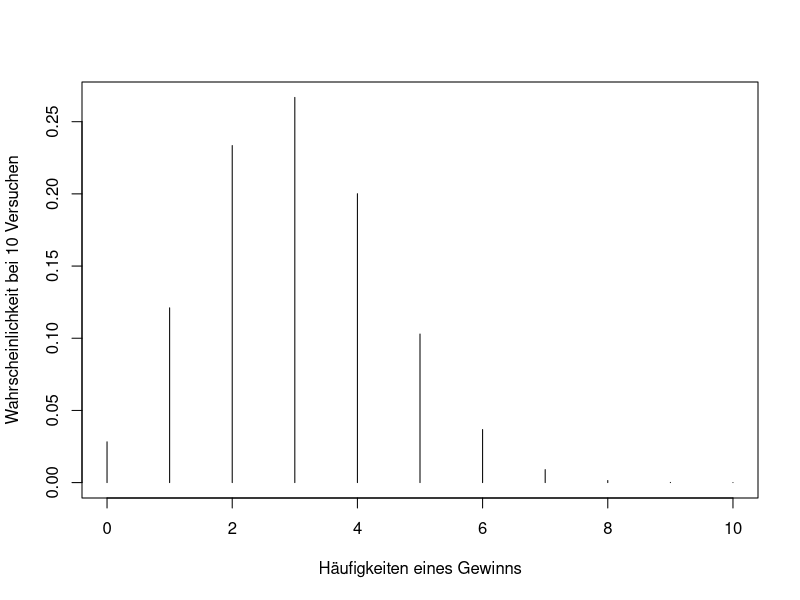
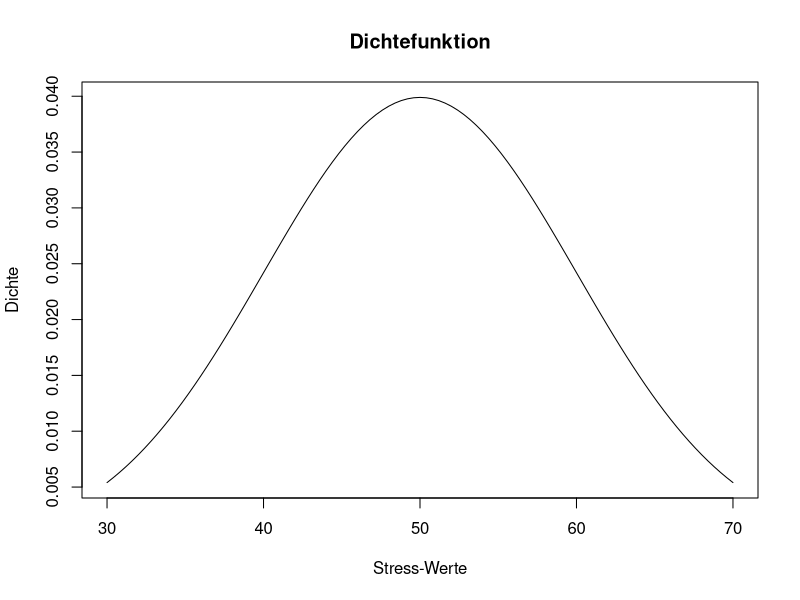
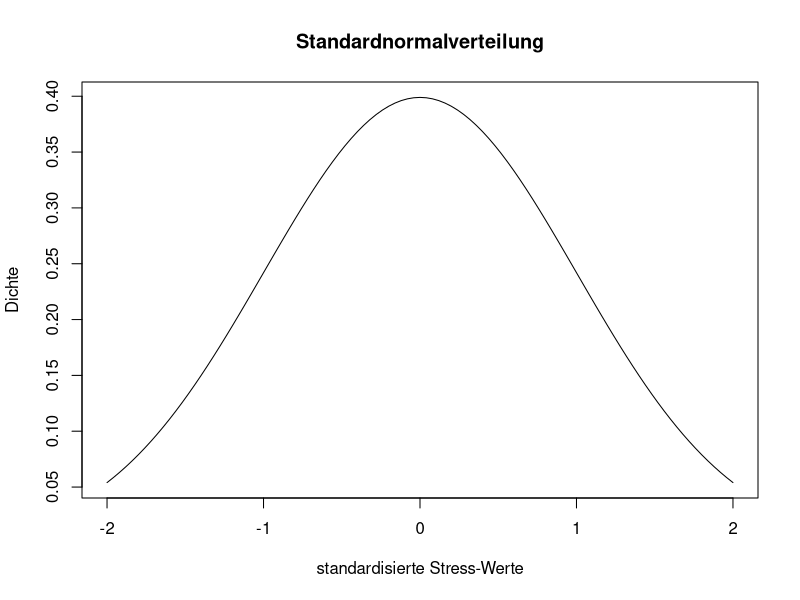
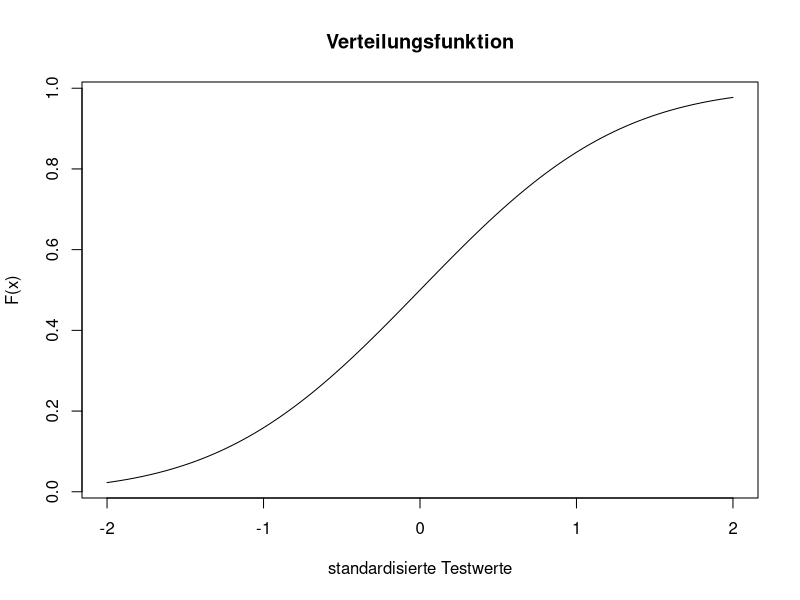
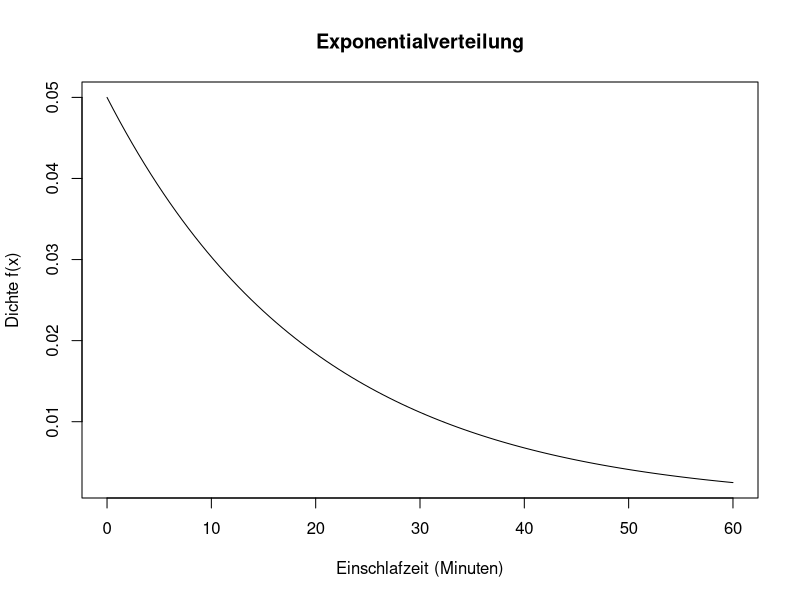

R code for these plots, in order:
## ---- chunk 1
# Aktuell sollen die global options für die Kompilierung auf den default Einstellungen gelassen werden
## ---- chunk 2
topf <- c('rot','gruen','blau','gelb')
kombis <- expand.grid(topf, topf)
nrow(kombis)
## ---- chunk 3
kombis$gewinn <- kombis$Var1 == 'gruen'|kombis$Var2 == 'gruen'
sum(kombis$gewinn == TRUE)
## ---- chunk 4
muenze <- c('Kopf', 'Zahl')
sample(x = muenze, size = 1)
## ---- chunk 5
set.seed(1901)
kopfwurf <- replicate(n = 5, expr = sample(x = muenze, size = 1)=="Kopf")
## ---- chunk 6
dbinom(x = 4, size = 10, prob = 0.3)
## ---- chunk 7
x <- c(0:10)
probs <- dbinom(x, size = 10, prob = 0.3)
plot(x = x, y = probs, type = "h", xlab = "Häufigkeiten eines Gewinns", ylab = "Wahrscheinlichkeit bei 10 Versuchen")
## ---- chunk 8
pbinom (q = 4, size = 10, prob = 0.3, lower.tail = FALSE)
## ---- chunk 9
pbinom(q = 8, size = 10, prob = 0.3) - pbinom(q = 5, size = 10, prob = 0.3)
## ---- chunk 10
anzahlGewinne <- 10*.3       #Erwartungswert bei 10 Versuchen
GeldErw <- anzahlGewinne * 2 #Erwartungswert in Euro
GeldErw > 5  
## ---- chunk 11
curve (expr = dnorm (x, mean = 50, sd = 10),
       from = 30,
       to = 70,
       main = "Dichtefunktion",
       xlab = "Stress-Werte",
       ylab = "Dichte")
## ---- chunk 12
curve (expr = dnorm (x, mean = 0, sd = 1),
       from = -2,
       to = 2,
       main = "Standardnormalverteilung",
       xlab = "standardisierte Stress-Werte",
       ylab = "Dichte")
## ---- chunk 13
(66-50)/10
## ---- chunk 14
curve (expr = pnorm (x, mean = 0, sd = 1),
       from = -2,
       to = 2,
       main = "Verteilungsfunktion",
       xlab = "standardisierte Testwerte",
       ylab = "F(x)")
## ---- chunk 15
?distributions
## ---- chunk 16
curve(expr = dexp(x, rate = 0.05), 
      from = 0, 
      to = 60,
      main = "Exponentialverteilung",
      xlab = "Einschlafzeit (Minuten)",
      ylab = "Dichte f(x)")
## ---- chunk 17
# manuell mit integrate()
integrate(f = dexp, lower = 0, upper = 10, rate = 0.05)

# über Verteilungsfunktion pexp()
pexp(10, rate = 0.05, lower.tail = TRUE)
## ---- chunk 18
# manuell mit integrate()
integrate(f = dexp, lower = 15, upper = 20, rate = 0.05)

# über Verteilungsfunktionp exp()
pexp(20, rate = 0.05, lower.tail = TRUE) - pexp(15, rate = 0.05, lower.tail = TRUE)
